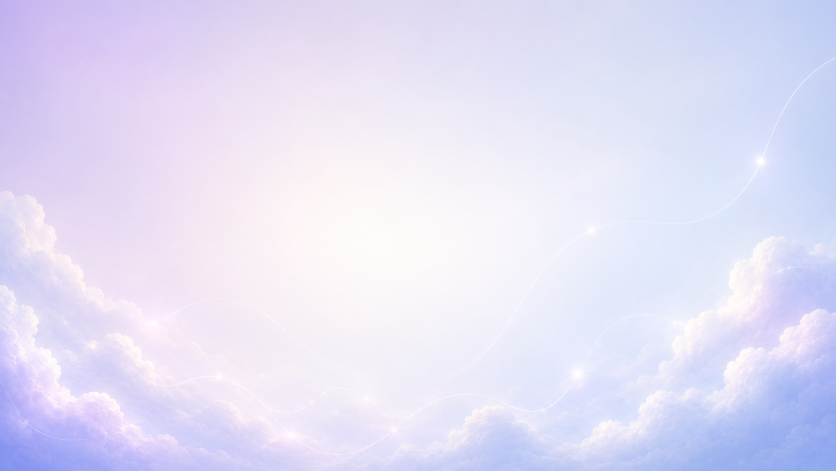
#> input picture scripts/dmg/background-src.png, 1672 x 941 px (shown at 1/2 size)
$ python make-background.py
#> lines starting #> are read from the running program, lines starting #| are printed output that depends on the picture
#!/usr/bin/env python3
"""Regenerate the Nod DMG background (scripts/dmg/background.tiff).

Takes the source sky art (background-src.png), fits it to the 640×400 pt install
window, bakes in an elegant periwinkle "drag → Applications" arrow (supersampled
for smooth edges, with a soft glow echoing the sky's flowing lines), and writes a
hidpi TIFF (@1x + @2x) that Finder renders crisply on Retina.

    python3 scripts/dmg/make-background.py

Icon-row geometry here must stay in sync with the icon positions in
scripts/make-dmg.sh (NOD_*/APP_* at y=200, so the arrow sits on the same row).
"""
import math
import subprocess
from pathlib import Path

from PIL import Image, ImageDraw, ImageFilter

HERE = Path(__file__).resolve().parent
SRC = HERE / "background-src.png"
OUT_1X = HERE / "background.png"
OUT_2X = HERE / "background@2x.png"
OUT_TIFF = HERE / "background.tiff"

W2, H2 = 1280, 800  # @2x of the 640×400 pt window


def main() -> None:
    src = Image.open(SRC).convert("RGB")
#> src is the input picture: PIL image 1672x941 RGB; mean R, G, B 226.7, 224, 246.1
    sw, sh = src.size
#> sw = 1672; sh = 941
    scale = max(W2 / sw, H2 / sh)  # cover-fit, crop center
#> scale = 0.85
    rw, rh = round(sw * scale), round(sh * scale)
#> rw = 1421; rh = 800
    img = src.resize((rw, rh), Image.LANCZOS)
    left, top = (rw - W2) // 2, (rh - H2) // 2
#> left = 70; top = 0
    img = img.crop((left, top, left + W2, top + H2)).convert("RGBA")
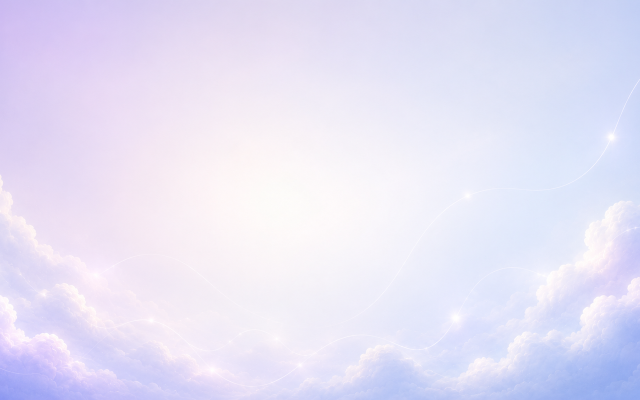
#> img: PIL image 1280x800 RGBA (shown at 1/2 size); mean R, G, B, A 229.7, 226.4, 246.4, 255

    # Draw the arrow supersampled, then downscale → anti-aliased edges.
    ss = 4
    arrow = Image.new("RGBA", (W2 * ss, H2 * ss), (0, 0, 0, 0))
#> arrow: PIL image 5120x3200 RGBA; every value is 0
    ad = ImageDraw.Draw(arrow)
    col = (126, 134, 214, 205)
    p0, p1, p2 = (512, 404), (642, 380), (772, 404)  # bezier: bows gently up
    w = 3 * ss

    pts = []
    for i in range(121):
        t = i / 120
        x = (1 - t) ** 2 * p0[0] + 2 * (1 - t) * t * p1[0] + t * t * p2[0]
        y = (1 - t) ** 2 * p0[1] + 2 * (1 - t) * t * p1[1] + t * t * p2[1]
        pts.append((x * ss, y * ss))
    ad.line(pts, fill=col, width=w, joint="curve")

    ang = math.atan2(2 * (p2[1] - p1[1]), 2 * (p2[0] - p1[0]))
    head = 24 * ss
    for a in (ang + math.radians(148), ang - math.radians(148)):
        ad.line(
            [(p2[0] * ss, p2[1] * ss), (p2[0] * ss + head * math.cos(a), p2[1] * ss + head * math.sin(a))],
            fill=col,
            width=w,
            joint="curve",
        )
    for p in (p0, p2):  # round caps
        r = 1.5 * ss
        ad.ellipse([p[0] * ss - r, p[1] * ss - r, p[0] * ss + r, p[1] * ss + r], fill=col)
    g = 6 * ss  # faint tail spark
    ad.ellipse([p0[0] * ss - g, p0[1] * ss - g, p0[0] * ss + g, p0[1] * ss + g], fill=(150, 158, 225, 70))

    arrow = arrow.resize((W2, H2), Image.LANCZOS)
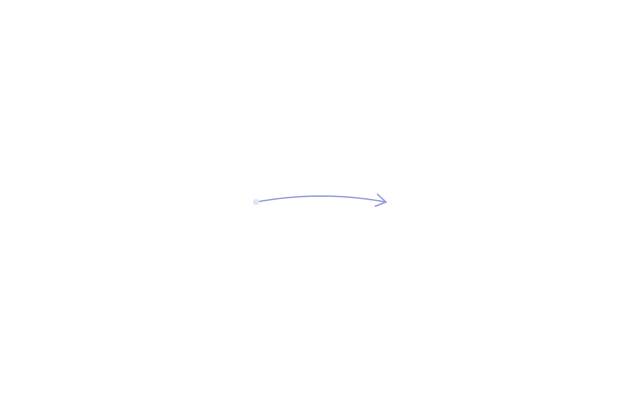
#> arrow: PIL image 1280x800 RGBA (shown at 1/2 size); mean R, G, B, A 0.2, 0.2, 0.4, 0.2; transparent parts drawn white
    img = Image.alpha_composite(img, arrow.filter(ImageFilter.GaussianBlur(5)))
    img = Image.alpha_composite(img, arrow).convert("RGB")
#> img: PIL image 1280x800 RGB

    img.save(OUT_2X)
    img.resize((640, 400), Image.LANCZOS).save(OUT_1X)
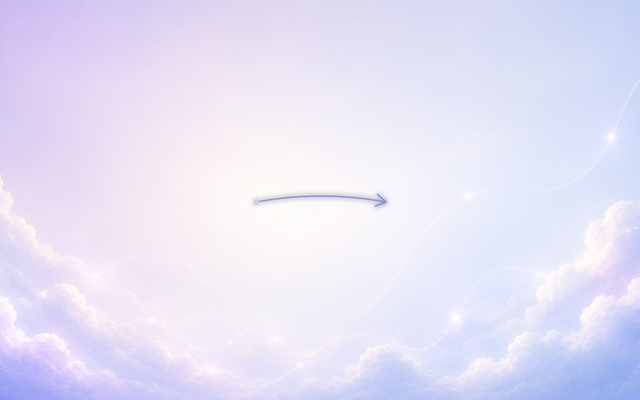
#> saved as background.png: PIL image 640x400 RGB; mean R, G, B 229.4, 226.2, 246.2
    subprocess.run(
        ["tiffutil", "-cathidpicheck", str(OUT_1X), str(OUT_2X), "-out", str(OUT_TIFF)],
        check=True,
    )
#> (this line was passed over: subprocess is not available in this run)
    print(f"wrote {OUT_TIFF.name} (hidpi @1x+@2x)")


if __name__ == "__main__":
    main()
